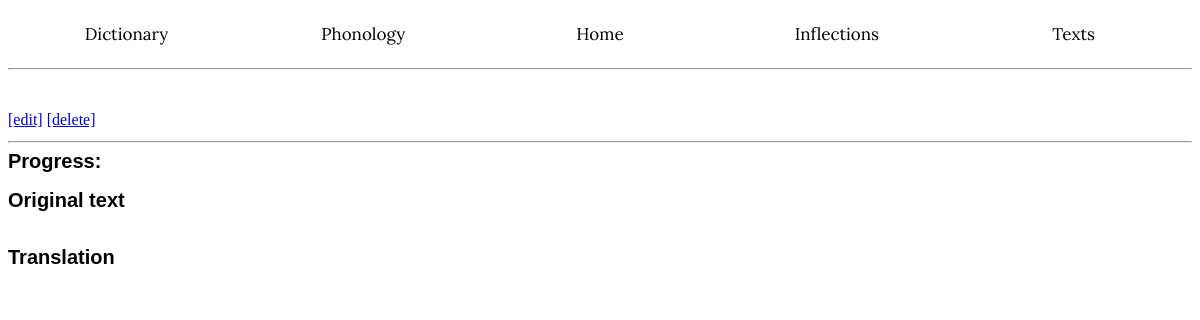
/texts/2/, run on an earlier commit of the app's database.
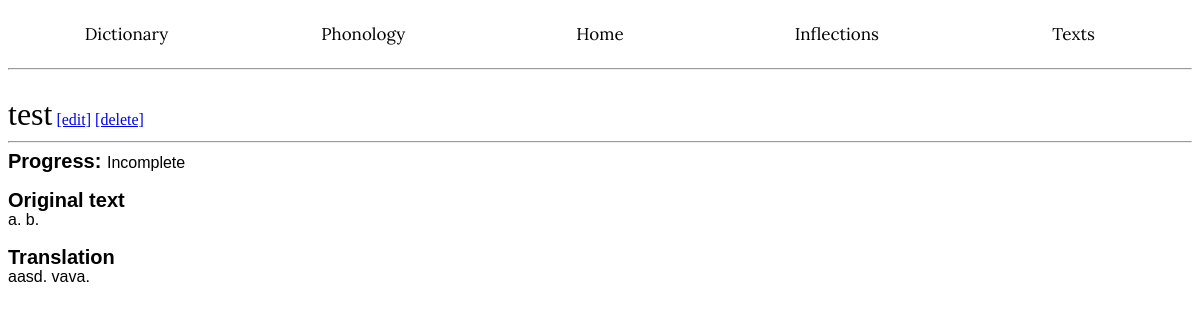
And on a later commit of the database.
### app/models.py (models this page shows, shortened)
class Texts(db.Model):
    __tablename__ = 'Texts'
    id: so.Mapped[int] = so.mapped_column(primary_key=True)
    title: so.Mapped[str] = so.mapped_column(index=True)
    status: so.Mapped[str] = so.mapped_column(index=True)
    content: so.Mapped[str] = so.mapped_column()
    translation: so.Mapped[str] = so.mapped_column(nullable=True)

### app/routes.py (the view)
@app.route('/texts/<id>/', methods=['GET', 'POST'])
def readtext(id):
    match = Texts.query.filter(Texts.id == id).first()
    return render_template('readtext.html', match=match)

### app/templates/readtext.html (shortened to what this page needs)
<!DOCTYPE html>
<html lang="en">
<head>
</head>
    <body>
        {% extends "base.html" %}
        {% block content %}<br>
        <wordh1>{{ match.title }}</wordh1>
        <a href="{{ url_for('modifytext', id=match.id) }}">[edit]</a>
        <a href="{{ url_for('deletetext', id=match.id) }}">[delete]</a><hr>
        <wordh2>Progress: </wordh2><wordp>{{ match.status }}</wordp><br><br>
        <wordh2>Original text</wordh2><br><wordp>{{ match.content }}</wordp><br><br>
        <wordh2>Translation</wordh2><br><wordp>{{ match.translation }}</wordp><br><br>
        {% endblock %}

### app/templates/base.html (shortened to what this page needs)
<!DOCTYPE html>
<html lang="en">
<head>
    <link rel="stylesheet" href='/static/style.css' />
</head>
<body>
 <div class="navbar">
        <a href="{{ url_for('dictionary') }}">Dictionary</a>
        <a href="{{ url_for('phonology') }}">Phonology</a>
        <a href="{{ url_for('index') }}">Home</a>
        <a href="#">Inflections</a>
        <a href="{{ url_for('texts') }}">Texts</a>
</div>
<hr>
{% block content %}{% endblock %}
</body>
</html>

### app/static/style.css (style rules this page uses)
.navbar { width: 100%; background-color: white; overflow: auto; }
.navbar a { float: left; color: black; font-family: "Lora"; text-decoration: none; font-size: 17px; width: 20%; text-align: center; padding-top: 15px; padding-bottom: 15px; }
wordh1 { font-family: "Georgia", serif; color: black; font-size: 32px; }
wordh2 { font-family: "Arial", sans-serif; color: black; font-weight: bold; line-height: 20px; font-size: 20px; }
wordp { font-family: "Arial", sans-serif; color: black; font-size: 16px; }

What changed in the data, as far as the page shows it:
added Texts: title "test", status "Incomplete", content "a. b.", translation "aasd. vava."
